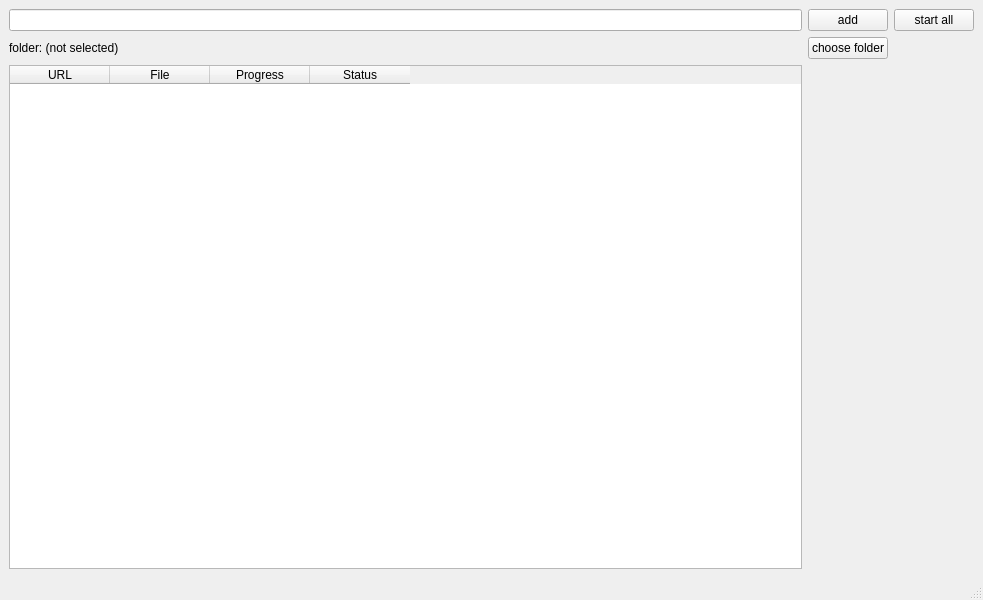
<?xml version="1.0" encoding="UTF-8"?>
<ui version="4.0">
 <class>MainWindow</class>
 <widget class="QMainWindow" name="MainWindow">
  <property name="geometry">
   <rect>
    <x>0</x>
    <y>0</y>
    <width>983</width>
    <height>600</height>
   </rect>
  </property>
  <property name="windowTitle">
   <string>MainWindow</string>
  </property>
  <widget class="QWidget" name="centralwidget">
   <layout class="QGridLayout" name="gridLayout">
    <item row="2" column="3">
     <widget class="QLabel" name="label">
      <property name="text">
       <string>folder: (not selected)</string>
      </property>
     </widget>
    </item>
    <item row="0" column="4">
     <widget class="QPushButton" name="AddButton">
      <property name="text">
       <string>add</string>
      </property>
     </widget>
    </item>
    <item row="2" column="4">
     <widget class="QPushButton" name="chooseButton">
      <property name="text">
       <string>choose folder</string>
      </property>
     </widget>
    </item>
    <item row="0" column="5">
     <widget class="QPushButton" name="startButton">
      <property name="text">
       <string>start all</string>
      </property>
     </widget>
    </item>
    <item row="0" column="3">
     <widget class="QLineEdit" name="lineEdit"/>
    </item>
    <item row="3" column="3">
     <widget class="QTableWidget" name="tableWidget">
      <column>
       <property name="text">
        <string>URL</string>
       </property>
      </column>
      <column>
       <property name="text">
        <string>File</string>
       </property>
      </column>
      <column>
       <property name="text">
        <string>Progress</string>
       </property>
      </column>
      <column>
       <property name="text">
        <string>Status</string>
       </property>
      </column>
     </widget>
    </item>
   </layout>
  </widget>
  <widget class="QMenuBar" name="menubar">
   <property name="geometry">
    <rect>
     <x>0</x>
     <y>0</y>
     <width>983</width>
     <height>25</height>
    </rect>
   </property>
  </widget>
  <widget class="QStatusBar" name="statusbar"/>
 </widget>
 <resources/>
 <connections/>
</ui>
